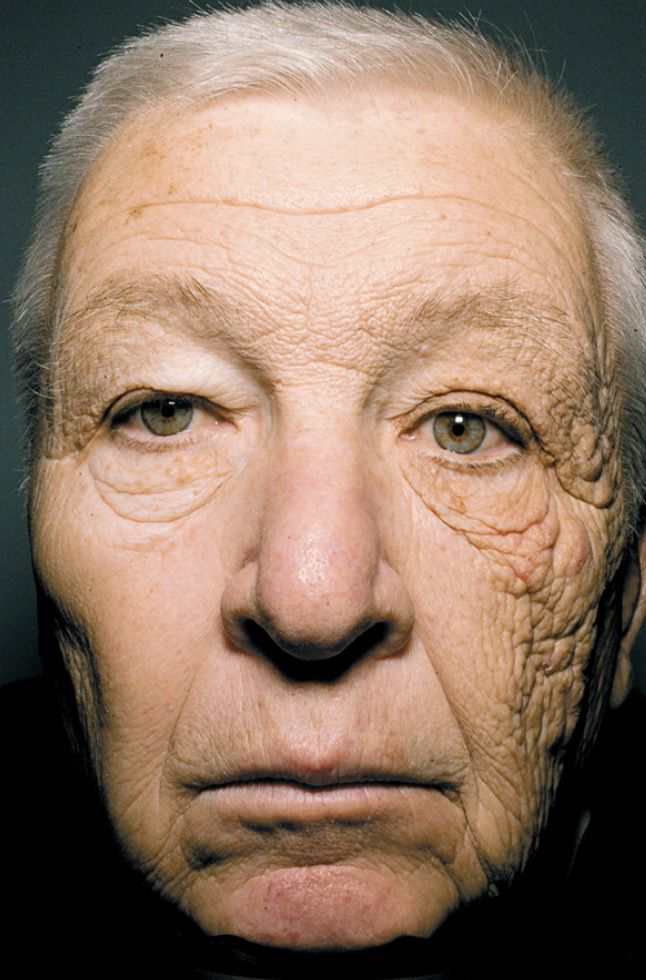
#> input picture image.jpg, 646 x 980 px; its folder holds only this picture in this run
$ python -i train_classifier.py   (imports and definitions only)   (older library calls are emulated)
#> lines starting #> are read from the running program, lines starting #| are printed output that depends on the picture; after the words box and inside, x2 and y2 are one past the last pixel; in counts of white or black regions, pixels touching at a corner belong together
import sys
sys.modules['bottleneck'] = None
sys.modules['numexpr'] = None

import os
import cv2
import numpy as np
from sklearn.model_selection import train_test_split
from sklearn.svm import SVC
from sklearn.metrics import accuracy_score
import pickle
from skimage.feature import graycomatrix, graycoprops, local_binary_pattern

# [3 lines not run here, left out]

DATASET_DIR = "dataset"

def extract_advanced_features(image_path):
#> called with image_path = 'image.jpg'
    if not image_path.lower().endswith(('.png', '.jpg', '.jpeg', '.bmp', '.webp')):
        return None

    img = cv2.imread(image_path)
#> img is the input picture: shape (980, 646, 3); mean B, G, R 99.9, 117.8, 142.6
    if img is None:
        return None
    try:
        img = cv2.resize(img, (256, 256))
#> img: shape (256, 256, 3)


        ycrcb = cv2.cvtColor(img, cv2.COLOR_BGR2YCrCb)
#> ycrcb: shape (256, 256, 3); mean of channels 0, 1, 2 123, 141.9, 114.9
        y, cr, cb = cv2.split(ycrcb)
        clahe = cv2.createCLAHE(clipLimit=1.2, tileGridSize=(5, 5))
        cl_y = clahe.apply(y)
        enhanced = cv2.cvtColor(cv2.merge((cl_y, cr, cb)), cv2.COLOR_YCrCb2BGR)

        gray = cv2.cvtColor(enhanced, cv2.COLOR_BGR2GRAY)
        smooth = cv2.bilateralFilter(gray, 7, 50, 50)
        kernel = cv2.getStructuringElement(cv2.MORPH_RECT, (9, 9))
        blackhat = cv2.morphologyEx(smooth, cv2.MORPH_BLACKHAT, kernel)
        _, hair_mask = cv2.threshold(blackhat, 11, 255, cv2.THRESH_BINARY)
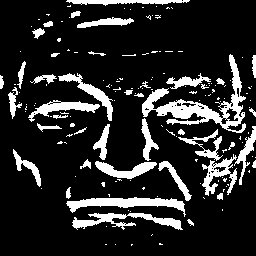
#> hair_mask: shape (256, 256); 16% white; 161 white regions (120 under 20 px), largest, box (x1, y1, x2, y2) and area: (142, 54, 246, 133) 1960, (66, 197, 186, 217) 965, (72, 213, 183, 230) 783
        shaved = cv2.inpaint(enhanced, hair_mask, inpaintRadius=3, flags=cv2.INPAINT_TELEA)
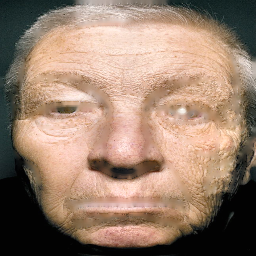
#> shaved: shape (256, 256, 3); mean B, G, R 110, 128.1, 153.7
        shaved_gray = cv2.cvtColor(shaved, cv2.COLOR_BGR2GRAY)


        b, g, r = cv2.split(shaved)
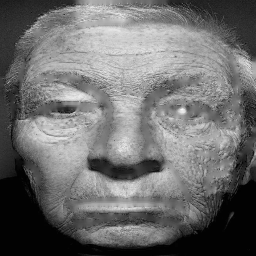
#> b: shape (256, 256); min 1, max 249, mean 110
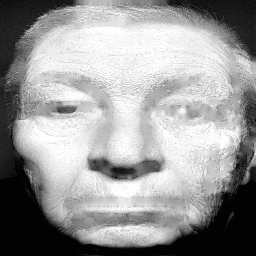
#> r: shape (256, 256); min 1, max 255, mean 153.7
        mean_r, std_r = cv2.meanStdDev(r)
#> mean_r = [153.7]; std_r = [88.11]
        mean_g, std_g = cv2.meanStdDev(g)
#> mean_g = [128.1]; std_g = [70.83]
        mean_b, std_b = cv2.meanStdDev(b)
#> mean_b = [110]; std_b = [63.9]
        features = [mean_r[0][0], std_r[0][0], mean_g[0][0], std_g[0][0], mean_b[0][0], std_b[0][0]]
#> features = [153.7, 88.11, 128.1, 70.83, 110, 63.9]


        glcm = graycomatrix(shaved_gray, distances=[1], angles=[0], levels=256, symmetric=True, normed=True)
        contrast = graycoprops(glcm, 'contrast')[0][0]
#> contrast = 148.7
        correlation = graycoprops(glcm, 'correlation')[0][0]
#> correlation = 0.987
        energy = graycoprops(glcm, 'energy')[0][0]
#> energy = 0.111
        homogeneity = graycoprops(glcm, 'homogeneity')[0][0]
#> homogeneity = 0.251
        features.extend([contrast, correlation, energy, homogeneity])


        lbp = local_binary_pattern(shaved_gray, P=8, R=1, method='uniform')
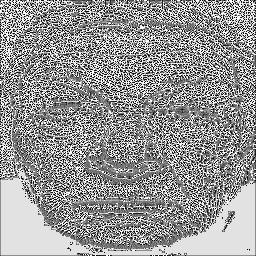
#> lbp: shape (256, 256) float64; min 0, max 9, mean 5.3; drawn with min black and max white
        lbp_hist, _ = np.histogram(lbp.ravel(), bins=10, range=(0, 10), density=True)
#> lbp_hist = [0.0798, 0.082, 0.055, 0.079, 0.108, 0.095, 0.0629, 0.0789, 0.204, 0.155]
        features.extend(lbp_hist.tolist())


        blurred = cv2.GaussianBlur(shaved_gray, (5, 5), 0)
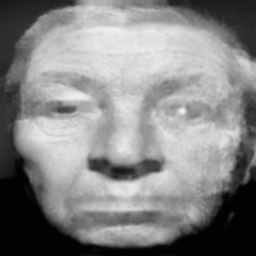
#> blurred: shape (256, 256); min 2, max 241, mean 133.7
        thresh = cv2.adaptiveThreshold(blurred, 255, cv2.ADAPTIVE_THRESH_GAUSSIAN_C, cv2.THRESH_BINARY_INV, 11, 2)
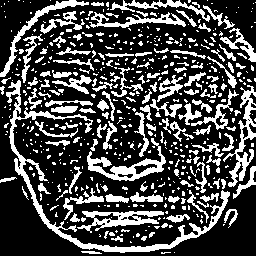
#> thresh: shape (256, 256); 28.5% white; 546 white regions (411 under 20 px)
        contours, _ = cv2.findContours(thresh, cv2.RETR_EXTERNAL, cv2.CHAIN_APPROX_SIMPLE)
#> contours = 545 contours, 457 with area under 20; largest, box (x1, y1, x2, y2) and area: (6, 80, 230, 253) 1934, (87, 138, 166, 181) 938, (77, 211, 164, 233) 804, (223, 85, 256, 187) 730, (0, 0, 89, 77) 510

        contour_count = len(contours)
#> contour_count = 545
        max_area = max([cv2.contourArea(c) for c in contours]) if contours else 0
#> max_area = 1933.5
        _, std_gray = cv2.meanStdDev(shaved_gray)
#> std_gray = [74.92]
        variance_gray = std_gray[0][0] ** 2
#> variance_gray = 5612.6

        features.extend([contour_count, max_area, variance_gray, np.mean(shaved_gray), np.std(shaved_gray), np.min(shaved_gray)])

        return features
    except Exception as e:
        return None

X, y = [], []
categories = ["benign", "malignant_inflamed"]

# [32 lines not run here, left out]

>>> result = extract_advanced_features('image.jpg')
#> result = 26 values, max 5612.6 at index 22, min 0.055 at index 12, mean 348.7

$ run again, on damage skin.jpg
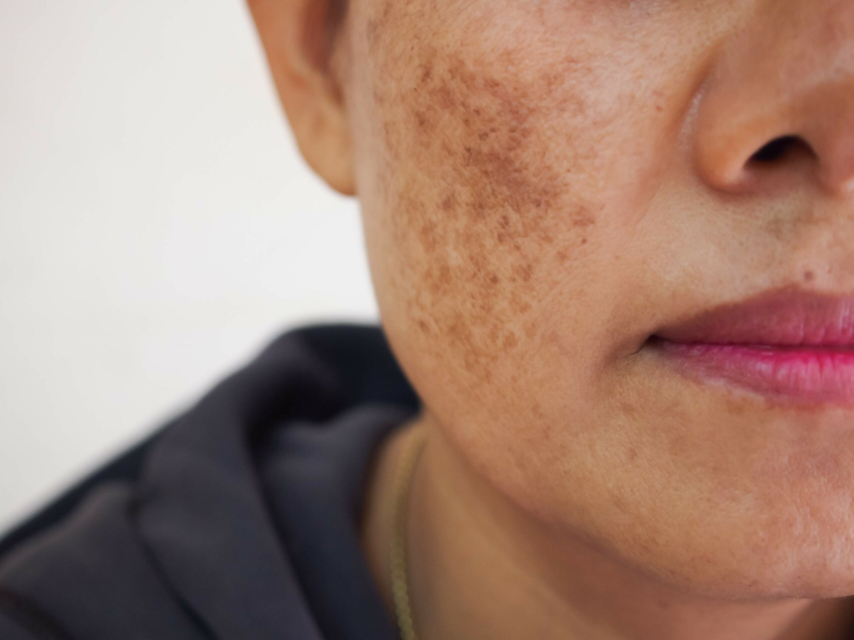
#> input picture damage skin.jpg, 2560 x 1920 px (shown at 1/3 size)
#> in extract_advanced_features, img is the input picture: shape (1920, 2560, 3); mean B, G, R 117.4, 131.7, 164.1
#> img: shape (256, 256, 3)
#> ycrcb: shape (256, 256, 3); mean of channels 0, 1, 2 139.8, 145.4, 115.4
#> hair_mask: shape (256, 256); 7.8% white; 90 white regions (47 under 20 px), largest, box (x1, y1, x2, y2) and area: (0, 175, 49, 225) 564, (179, 133, 256, 150) 507, (75, 165, 101, 256) 408
#> mean_r = [174]; std_r = [58.8]
#> mean_g = [141.6]; std_g = [61.27]
#> mean_b = [127.2]; std_b = [62.29]
#> features = [174, 58.8, 141.6, 61.27, 127.2, 62.29]
#> contrast = 50.99
#> correlation = 0.993
#> energy = 0.0371
#> homogeneity = 0.35
#> in extract_advanced_features, `lbp = local_binary_pattern(shaved_gray, P=8, R=1, method='uniform')`:
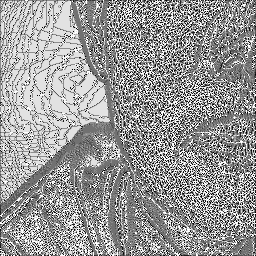
#> lbp: shape (256, 256) float64; min 0, max 9, mean 5.38; drawn with min black and max white
#> lbp_hist = [0.0468, 0.0617, 0.0428, 0.101, 0.14, 0.136, 0.064, 0.0815, 0.206, 0.121]
#> in extract_advanced_features, `thresh = cv2.adaptiveThreshold(blurred, 255, cv2.ADAPTIVE_THRESH_GAUSS..`:
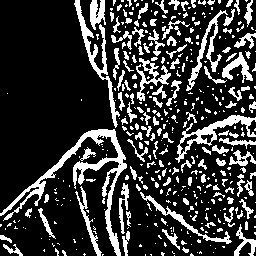
#> thresh: shape (256, 256); 21.6% white; 420 white regions (296 under 20 px)
#> contours = 420 contours, 347 with area under 20; largest, box (x1, y1, x2, y2) and area: (0, 129, 127, 256) 1712, (175, 115, 256, 163) 838, (74, 0, 120, 128) 662, (186, 10, 228, 91) 438, (136, 58, 171, 101) 350
#> contour_count = 420
#> max_area = 1712
#> std_gray = [58.95]
#> variance_gray = 3475.5
#> result = 26 values, max 3475.5 at index 22, min 0.0371 at index 8, mean 250

$ run again, on enhanced_skin.jpg
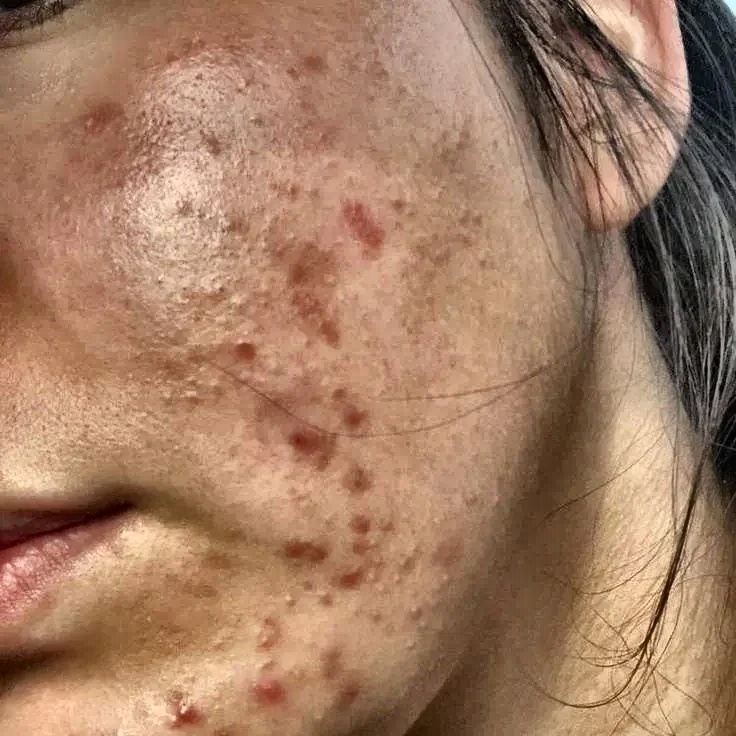
#> input picture enhanced_skin.jpg, 736 x 736 px
#> in extract_advanced_features, img is the input picture: shape (736, 736, 3); mean B, G, R 99.6, 125.1, 163.5
#> img: shape (256, 256, 3)
#> ycrcb: shape (256, 256, 3); mean of channels 0, 1, 2 133.6, 149.3, 108.8
#> in extract_advanced_features, `_, hair_mask = cv2.threshold(blackhat, 11, 255, cv2.THRESH_BINARY)`:
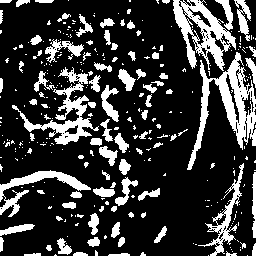
#> hair_mask: shape (256, 256); 22.6% white; 319 white regions (234 under 20 px), largest, box (x1, y1, x2, y2) and area: (187, 52, 256, 170) 2339, (173, 0, 236, 71) 1862, (12, 67, 99, 145) 1585
#> mean_r = [176.8]; std_r = [49.74]
#> mean_g = [138.8]; std_g = [46.66]
#> mean_b = [113]; std_b = [44.84]
#> features = [176.8, 49.74, 138.8, 46.66, 113, 44.84]
#> contrast = 234.4
#> correlation = 0.946
#> energy = 0.0126
#> homogeneity = 0.145
#> lbp_hist = [0.0765, 0.0862, 0.0681, 0.104, 0.127, 0.111, 0.0795, 0.0835, 0.0975, 0.166]
#> in extract_advanced_features, `thresh = cv2.adaptiveThreshold(blurred, 255, cv2.ADAPTIVE_THRESH_GAUSS..`:
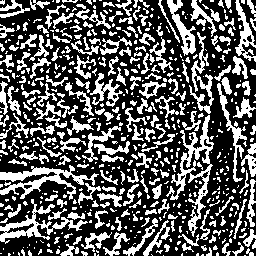
#> thresh: shape (256, 256); 35.6% white; 610 white regions (393 under 20 px)
#> contours = 609 contours, 461 with area under 20; largest, box (x1, y1, x2, y2) and area: (166, 115, 214, 237) 1467, (0, 165, 99, 200) 926, (0, 199, 88, 244) 810, (167, 0, 196, 56) 478, (189, 32, 214, 114) 406
#> contour_count = 609
#> max_area = 1467
#> std_gray = [46.84]
#> variance_gray = 2193.6
#> result = 26 values, max 2193.6 at index 22, min 0.0126 at index 8, mean 202.7
